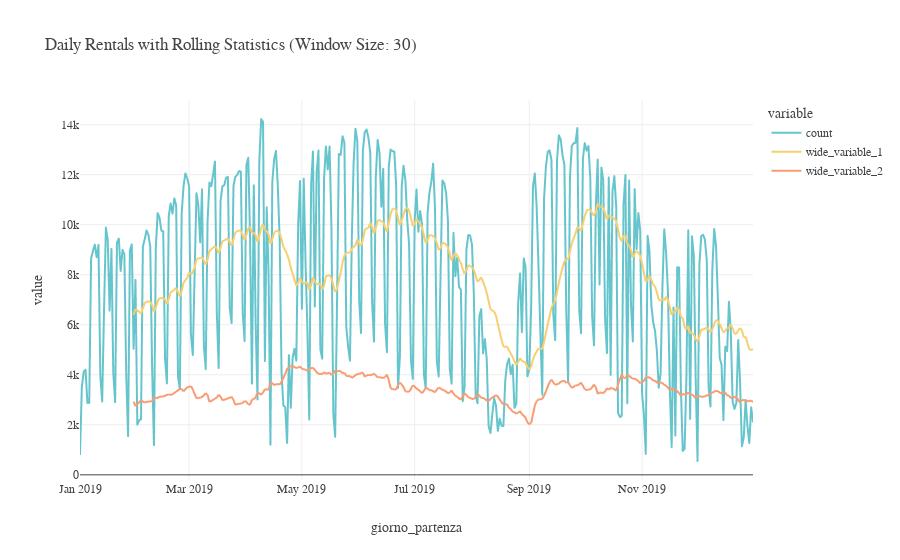

Notebook code for this chart:
### Code cell
daily_outflow.plot(
    y=[
        "count",
        daily_outflow["count"].rolling(30).mean(),
        daily_outflow["count"].rolling(30).std(),
    ],
    title="Daily Rentals with Rolling Statistics (Window Size: 30)",
    color_discrete_sequence=px.colors.qualitative.Pastel,
).update_layout(**plotly_styles).update_traces(hovertemplate=None)

### Figure 1 — Plotly figure (JSON) as saved in the notebook; plotly's stock layout.template omitted (floating-point values rounded to 4 significant figures; data arrays with more than 128 entries replaced by an {"elided": "..."} marker saying what was removed)
{"data": [{"legendgroup": "count", "line": {"color": "rgb(102, 197, 204)", "dash": "solid"}, "mode": "lines", "name": "count", "showlegend": true, "type": "scattergl", "x": {"elided": "365 str values"}, "xaxis": "x", "y": {"elided": "365 int values"}, "yaxis": "y"}, {"legendgroup": "wide_variable_1", "line": {"color": "rgb(246, 207, 113)", "dash": "solid"}, "mode": "lines", "name": "wide_variable_1", "showlegend": true, "type": "scattergl", "x": {"elided": "365 str values"}, "xaxis": "x", "y": {"elided": "365 float values"}, "yaxis": "y"}, {"legendgroup": "wide_variable_2", "line": {"color": "rgb(248, 156, 116)", "dash": "solid"}, "mode": "lines", "name": "wide_variable_2", "showlegend": true, "type": "scattergl", "x": {"elided": "365 str values"}, "xaxis": "x", "y": {"elided": "365 float values"}, "yaxis": "y"}], "layout": {"font": {"family": "DejaVuSansMono Nerd Font"}, "legend": {"title": {"text": "variable"}, "tracegroupgap": 0}, "title": {"text": "Daily Rentals with Rolling Statistics (Window Size: 30)", "x": 0.05, "xanchor": "left"}, "xaxis": {"anchor": "y", "autorange": true, "domain": [0, 1], "range": ["2019-01-01", "2019-12-31"], "title": {"text": "giorno_partenza"}, "type": "date"}, "yaxis": {"anchor": "x", "autorange": true, "domain": [0, 1], "range": [-206.6, 14990.0], "title": {"text": "value"}, "type": "linear"}}}
